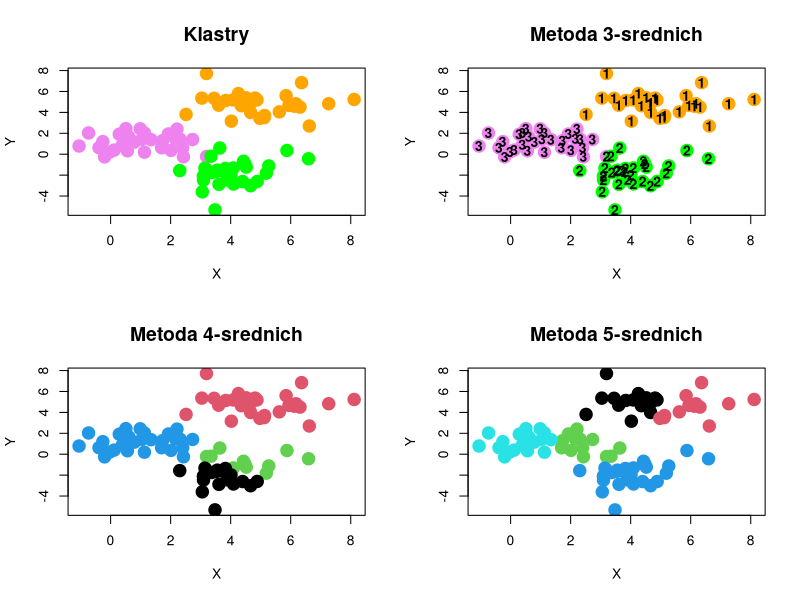
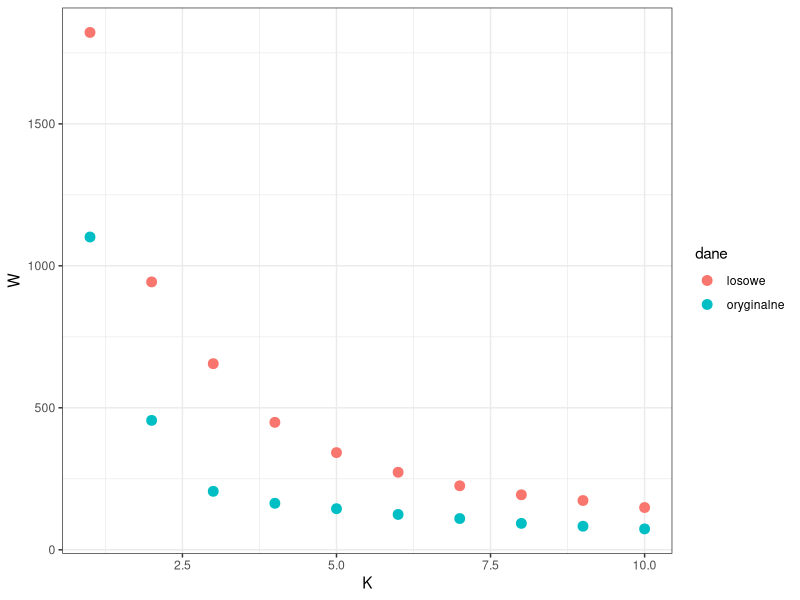
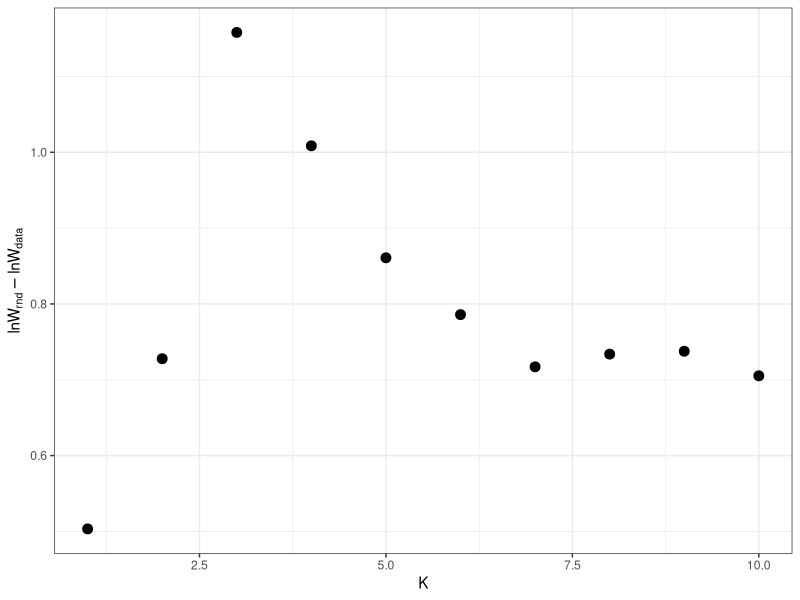
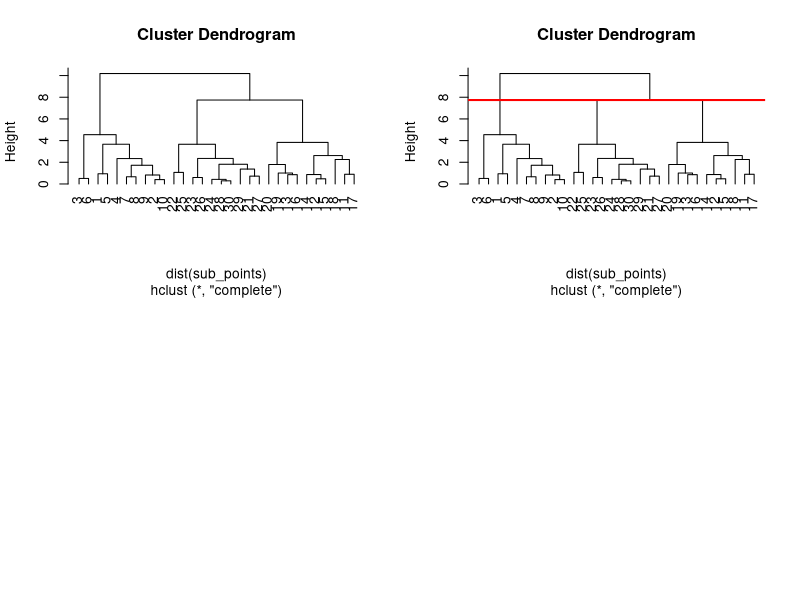
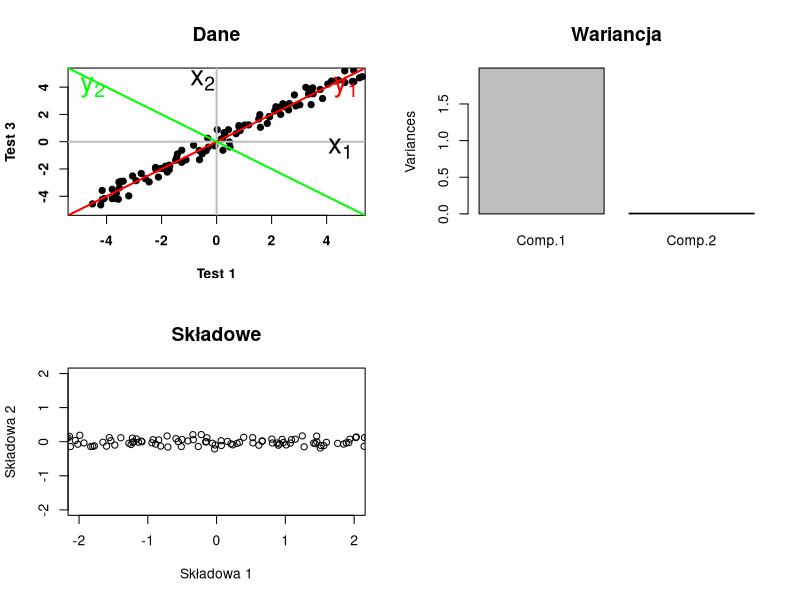

These figures' R source, in order:
# LABORATORIUM 13


# Analiza skupień
# Optymalna liczba skupień
# Klastrowanie hierarchiczne
# Redukcja wymiaru




### Analiza skupień ###

library(MASS)
set.seed(111)

n <- 30
sigma <- matrix(c(1,0,0,1),2,2)

mu1 <- c(5,5)
mu2 <- c(1,1)
mu3 <- c(4,-2)

kolory <- c(rep("orange", n), rep("violet", n), rep("green", n))

clust1 <- mvrnorm(n, mu1, sigma)
clust2 <- mvrnorm(n, mu2, sigma)
clust3 <- mvrnorm(n, mu3, sigma)

all_points <- rbind (clust1, clust2, clust3)

xrange <- range (all_points[,1])
yrange <- range (all_points[,2])

par(mfrow = c(2,2))

plot(all_points, col=kolory, pch=19, cex=2, xlab="X", ylab="Y", xlim=xrange, ylim=yrange)
title("Klastry", cex.main=1.4, font=2)

cl <- kmeans(all_points, 3)

plot(all_points, col=kolory, pch=19, cex=2, xlab="X", ylab="Y", xlim=xrange, ylim=yrange)
text(all_points[,1], all_points[,2], cl$cluster, font=2)
title("Metoda 3-srednich", cex.main=1.4, font=2)

cl1 <- kmeans(all_points, 4)

plot(all_points, col=cl1$cluster, pch=19, cex=2, xlab="X", ylab="Y", xlim=xrange, ylim=yrange)
title("Metoda 4-srednich", cex.main=1.4, font=2)

cl2 <- kmeans(all_points, 5)

plot(all_points, col=cl2$cluster, pch=19, cex=2, xlab="X", ylab="Y", xlim=xrange, ylim=yrange)
title("Metoda 5-srednich", cex.main=1.4, font=2)




### Optymalna liczba skupień ###

random_points <- function(n, K, xrange, yrange) {
  x <- runif (n, xrange[1], xrange[2])
  y <- runif (n, yrange[1], yrange[2])
  cl <- kmeans (cbind (x,y), K)
  return (cl$tot.withinss)
}

K <- 1:10
W.rand <- sapply (K, function(k) mean (sapply (1:20, function(i) random_points (3*n, k, xrange, yrange))))
W.data <- sapply (K, function(k) mean (sapply (1:20, function(i) kmeans(all_points, k)$tot.withinss)))

W.df <- data.frame (K = K,
                    W.rand = W.rand,
                    W.data = W.data,
                    GS = log(W.rand/W.data))

library(ggplot2)
g <- ggplot(W.df)

g + theme_bw() + 
  geom_point ( aes (x=K, y=W.rand, color="losowe"), size=3) +
  geom_point ( aes (x=K, y=W.data, color="oryginalne"), size=3) +
  labs (x = "K", y="W", color="dane")


g + theme_bw() +
  geom_point ( aes (x=K, y=GS), size=3) +
  labs (x="K", y=expression(lnW[rnd]-lnW[data]))


library(caret)
cluster.predict <- as.factor (cl$cluster)
cluster.true <- as.factor (rep (c(1,3,2), each = n))
cluster.cm <- confusionMatrix (cluster.predict, cluster.true)
cluster.cm




### Klastrowanie hierarchiczne ###

sub_points <- rbind (clust1[1:10,], clust2[1:10,], clust3[1:10,])
hc <- hclust (dist (sub_points))
plot(hc, hang = -1)

hc$height
hc$merge

height.diff.max <- hc$height[which.max (diff (hc$height))+1]
plot (hc, hang = -1)
abline (h=height.diff.max, col="red", lwd=2)




### Redukcja wymiaru ###

# Przykład 12.6
x <- seq(-5, 5, by=.1)
y <- x

eta <- runif(101, max = 1)
dzeta <- runif(101, max = 1)

x <- x + eta
y <- y + dzeta

par(mfrow = c(2,2))

plot(x, y, pch=19, xlab="Test 1", ylab="Test 3", font=2, font.lab=2, xlim=c(-5,5), ylim=c(-5,5))
abline(h=0, v=0, lwd=2, col="gray")
abline(0,1,lwd=2,col="red")
abline(0,-1,lwd=2,col="green")
text(4.5,-0.5,expression(x[1]),cex=2)
text(-0.5,4.5,expression(x[2]),cex=2)
text(4.7,4,expression(y[1]),cex=2, col="red")
text(-4.5,4,expression(y[2]),cex=2, col="green")
title("Dane", cex.main=1.4)

test <- data.frame(x, y)

test.pc <- princomp(~., cor=T, data=test)

plot(test.pc, main="")
title("Wariancja", cex.main=1.4)

plot(test.pc$scores, xlim=c(-2,2), ylim=c(-2,2), xlab="Składowa 1", ylab="Składowa 2")
title("Składowe", cex.main=1.4)






